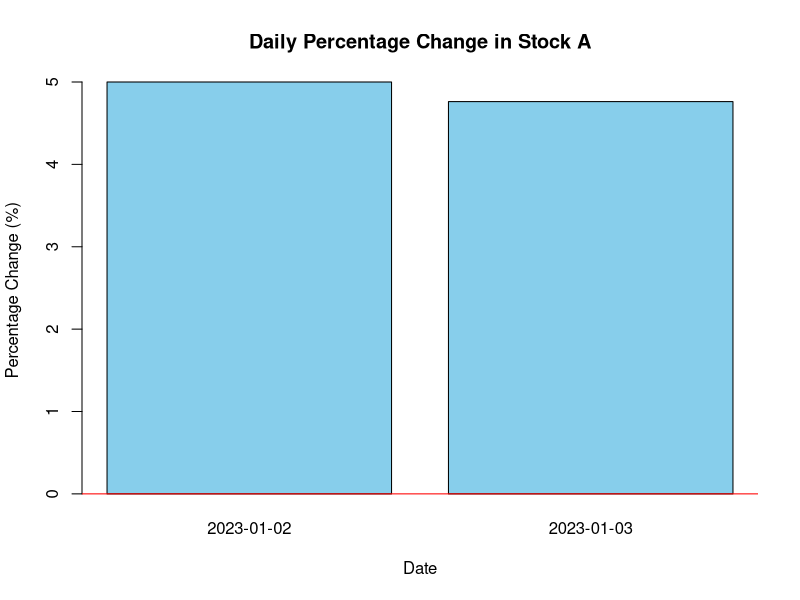

Source code (R):
stock_A <- c(100, 105, 110)

percentage_change <- diff(stock_A) / head(stock_A, -1) * 100

change_dates <- c("2023-01-02", "2023-01-03")

barplot(
  percentage_change,
  names.arg = change_dates,
  xlab = "Date",
  ylab = "Percentage Change (%)",
  main = "Daily Percentage Change in Stock A",
  col = "skyblue"
)

abline(h = 0, col = "red")
